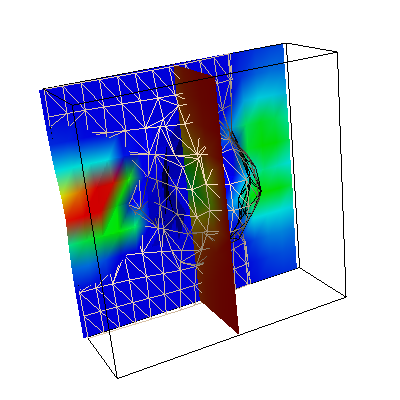

Write Python code to recreate this figure.
#!/usr/bin/env python

# Read EnSight RectGrid binary case with plane extraction, contour, streamlines, and tube filter.

import os

import vtkmodules.vtkInteractionStyle  # noqa: F401
import vtkmodules.vtkRenderingFreeType  # noqa: F401
import vtkmodules.vtkRenderingOpenGL2  # noqa: F401

from vtkmodules.vtkCommonColor import vtkNamedColors
from vtkmodules.vtkCommonDataModel import vtkPlane
from vtkmodules.vtkCommonExecutionModel import vtkCastToConcrete
from vtkmodules.vtkFiltersCore import (
    vtkContourFilter,
    vtkCutter,
    vtkPolyDataNormals,
    vtkTriangleFilter,
    vtkTubeFilter,
)
from vtkmodules.vtkFiltersFlowPaths import vtkStreamTracer
from vtkmodules.vtkFiltersGeneral import vtkWarpVector
from vtkmodules.vtkFiltersGeometry import vtkRectilinearGridGeometryFilter
from vtkmodules.vtkFiltersModeling import vtkOutlineFilter
from vtkmodules.vtkIOEnSight import vtkGenericEnSightReader
from vtkmodules.vtkRenderingCore import (
    vtkActor,
    vtkDataSetMapper,
    vtkPolyDataMapper,
    vtkRenderWindow,
    vtkRenderWindowInteractor,
    vtkRenderer,
)

# Source
data_dir = os.environ.get("VPE_DATA_DIR", os.path.dirname(os.path.abspath(__file__)))
colors = vtkNamedColors()

VTK_VARY_RADIUS_BY_VECTOR = 2

# Read EnSight case file
ensight_reader = vtkGenericEnSightReader()
ensight_reader.SetCaseFileName(os.path.join(data_dir, "EnSight", "RectGrid_bin.case"))
ensight_reader.Update()

# Cast to rectilinear grid
cast_filter = vtkCastToConcrete()
cast_filter.SetInputData(ensight_reader.GetOutput().GetBlock(0))
cast_filter.Update()

# Plane extraction with warp
rect_grid_filter = vtkRectilinearGridGeometryFilter()
rect_grid_filter.SetInputData(cast_filter.GetRectilinearGridOutput())
rect_grid_filter.SetExtent(0, 100, 0, 100, 15, 15)

triangle_filter = vtkTriangleFilter()
triangle_filter.SetInputConnection(rect_grid_filter.GetOutputPort())

warp_vector = vtkWarpVector()
warp_vector.SetInputConnection(triangle_filter.GetOutputPort())
warp_vector.SetScaleFactor(0.05)

plane_mapper = vtkDataSetMapper()
plane_mapper.SetInputConnection(warp_vector.GetOutputPort())
plane_mapper.SetScalarRange(0.197813, 0.710419)

plane_actor = vtkActor()
plane_actor.SetMapper(plane_mapper)

# Cut plane
cut_plane = vtkPlane()
cut_plane.SetOrigin(ensight_reader.GetOutput().GetBlock(0).GetCenter())
cut_plane.SetNormal(1, 0, 0)

plane_cut = vtkCutter()
plane_cut.SetInputData(cast_filter.GetRectilinearGridOutput())
plane_cut.SetCutFunction(cut_plane)

cut_mapper = vtkDataSetMapper()
cut_mapper.SetInputConnection(plane_cut.GetOutputPort())
cut_mapper.SetScalarRange(
    ensight_reader.GetOutput().GetBlock(0).GetPointData().GetScalars().GetRange())

cut_actor = vtkActor()
cut_actor.SetMapper(cut_mapper)

# Isosurface
contour_filter = vtkContourFilter()
contour_filter.SetInputData(cast_filter.GetRectilinearGridOutput())
contour_filter.SetValue(0, 0.7)

normals_filter = vtkPolyDataNormals()
normals_filter.SetInputConnection(contour_filter.GetOutputPort())
normals_filter.SetFeatureAngle(45)

iso_mapper = vtkPolyDataMapper()
iso_mapper.SetInputConnection(normals_filter.GetOutputPort())
iso_mapper.ScalarVisibilityOff()

bisque_rgb = [0.0, 0.0, 0.0]
colors.GetColorRGB("bisque", bisque_rgb)

iso_actor = vtkActor()
iso_actor.SetMapper(iso_mapper)
iso_actor.GetProperty().SetColor(bisque_rgb)
iso_actor.GetProperty().SetRepresentationToWireframe()

# Stream tube
stream_tracer = vtkStreamTracer()
stream_tracer.SetInputData(ensight_reader.GetOutput().GetBlock(0))
stream_tracer.SetStartPosition(-1.2, -0.1, 1.3)
stream_tracer.SetMaximumPropagation(500)
stream_tracer.SetInitialIntegrationStep(0.05)
stream_tracer.SetIntegrationDirectionToBoth()

stream_tube = vtkTubeFilter()
stream_tube.SetInputConnection(stream_tracer.GetOutputPort())
stream_tube.SetRadius(0.025)
stream_tube.SetNumberOfSides(6)
stream_tube.SetVaryRadius(VTK_VARY_RADIUS_BY_VECTOR)

stream_tube_mapper = vtkPolyDataMapper()
stream_tube_mapper.SetInputConnection(stream_tube.GetOutputPort())
stream_tube_mapper.SetScalarRange(
    ensight_reader.GetOutput().GetBlock(0).GetPointData().GetScalars().GetRange())

stream_tube_actor = vtkActor()
stream_tube_actor.SetMapper(stream_tube_mapper)
stream_tube_actor.GetProperty().BackfaceCullingOn()

# Outline
outline_filter = vtkOutlineFilter()
outline_filter.SetInputData(cast_filter.GetRectilinearGridOutput())

outline_mapper = vtkPolyDataMapper()
outline_mapper.SetInputConnection(outline_filter.GetOutputPort())

black_rgb = [0.0, 0.0, 0.0]
colors.GetColorRGB("black", black_rgb)

outline_actor = vtkActor()
outline_actor.SetMapper(outline_mapper)
outline_actor.GetProperty().SetColor(black_rgb)

# Renderer
renderer = vtkRenderer()
renderer.AddActor(outline_actor)
renderer.AddActor(plane_actor)
renderer.AddActor(cut_actor)
renderer.AddActor(iso_actor)
renderer.AddActor(stream_tube_actor)
renderer.SetBackground(1, 1, 1)

# Render window
render_window = vtkRenderWindow()
render_window.AddRenderer(renderer)
render_window.SetWindowName("ensight rect grid bin")
render_window.SetMultiSamples(0)
render_window.SetSize(400, 400)

# Interactor
interactor = vtkRenderWindowInteractor()
interactor.SetRenderWindow(render_window)

# Scene
camera = renderer.GetActiveCamera()
camera.SetClippingRange(3.76213, 10.712)
camera.SetFocalPoint(-0.0842503, -0.136905, 0.610234)
camera.SetPosition(2.53813, 2.2678, -5.22172)
camera.SetViewUp(-0.241047, 0.930635, 0.275343)

interactor.Initialize()
interactor.Start()
